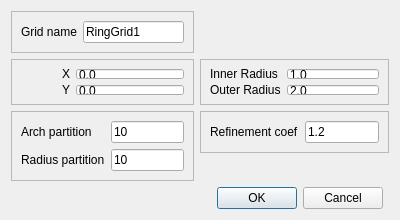
<?xml version="1.0" encoding="UTF-8"?>
<ui version="4.0">
 <class>add_unf_ring</class>
 <widget class="QDialog" name="add_unf_ring">
  <property name="geometry">
   <rect>
    <x>0</x>
    <y>0</y>
    <width>400</width>
    <height>220</height>
   </rect>
  </property>
  <property name="sizePolicy">
   <sizepolicy hsizetype="Preferred" vsizetype="Preferred">
    <horstretch>0</horstretch>
    <verstretch>0</verstretch>
   </sizepolicy>
  </property>
  <property name="minimumSize">
   <size>
    <width>400</width>
    <height>220</height>
   </size>
  </property>
  <property name="maximumSize">
   <size>
    <width>400</width>
    <height>220</height>
   </size>
  </property>
  <property name="windowTitle">
   <string>Add ring uniform grid block</string>
  </property>
  <property name="windowIcon">
   <iconset resource="ComGridRes.qrc">
    <normaloff>:/icons/mainwin.png</normaloff>:/icons/mainwin.png</iconset>
  </property>
  <layout class="QGridLayout" name="gridLayout_4">
   <item row="0" column="0">
    <widget class="QFrame" name="frame_4">
     <property name="frameShape">
      <enum>QFrame::StyledPanel</enum>
     </property>
     <property name="frameShadow">
      <enum>QFrame::Plain</enum>
     </property>
     <layout class="QHBoxLayout" name="horizontalLayout">
      <item>
       <widget class="QLabel" name="label">
        <property name="text">
         <string>Grid name</string>
        </property>
       </widget>
      </item>
      <item>
       <widget class="QLineEdit" name="ed_name">
        <property name="text">
         <string>RingGrid1</string>
        </property>
       </widget>
      </item>
     </layout>
    </widget>
   </item>
   <item row="0" column="1" colspan="2">
    <spacer name="horizontalSpacer">
     <property name="orientation">
      <enum>Qt::Horizontal</enum>
     </property>
     <property name="sizeHint" stdset="0">
      <size>
       <width>193</width>
       <height>33</height>
      </size>
     </property>
    </spacer>
   </item>
   <item row="1" column="0">
    <widget class="QFrame" name="frame">
     <property name="frameShape">
      <enum>QFrame::StyledPanel</enum>
     </property>
     <property name="frameShadow">
      <enum>QFrame::Plain</enum>
     </property>
     <layout class="QGridLayout" name="gridLayout">
      <item row="0" column="2">
       <widget class="QLineEdit" name="ed_x">
        <property name="text">
         <string>0.0</string>
        </property>
       </widget>
      </item>
      <item row="1" column="1">
       <widget class="QLabel" name="label_7">
        <property name="text">
         <string>Y</string>
        </property>
       </widget>
      </item>
      <item row="0" column="1">
       <widget class="QLabel" name="label_6">
        <property name="text">
         <string>X</string>
        </property>
       </widget>
      </item>
      <item row="1" column="2">
       <widget class="QLineEdit" name="ed_y">
        <property name="text">
         <string>0.0</string>
        </property>
       </widget>
      </item>
      <item row="0" column="0">
       <spacer name="horizontalSpacer_2">
        <property name="orientation">
         <enum>Qt::Horizontal</enum>
        </property>
        <property name="sizeHint" stdset="0">
         <size>
          <width>40</width>
          <height>20</height>
         </size>
        </property>
       </spacer>
      </item>
      <item row="1" column="0">
       <spacer name="horizontalSpacer_3">
        <property name="orientation">
         <enum>Qt::Horizontal</enum>
        </property>
        <property name="sizeHint" stdset="0">
         <size>
          <width>40</width>
          <height>20</height>
         </size>
        </property>
       </spacer>
      </item>
     </layout>
    </widget>
   </item>
   <item row="1" column="1" colspan="2">
    <widget class="QFrame" name="frame_2">
     <property name="frameShape">
      <enum>QFrame::StyledPanel</enum>
     </property>
     <property name="frameShadow">
      <enum>QFrame::Plain</enum>
     </property>
     <layout class="QGridLayout" name="gridLayout_2">
      <item row="0" column="0">
       <widget class="QLabel" name="label_2">
        <property name="text">
         <string>Inner Radius</string>
        </property>
       </widget>
      </item>
      <item row="0" column="1">
       <widget class="QLineEdit" name="ed_irad">
        <property name="text">
         <string>1.0</string>
        </property>
       </widget>
      </item>
      <item row="1" column="0">
       <widget class="QLabel" name="label_8">
        <property name="text">
         <string>Outer Radius</string>
        </property>
       </widget>
      </item>
      <item row="1" column="1">
       <widget class="QLineEdit" name="ed_orad">
        <property name="text">
         <string>2.0</string>
        </property>
       </widget>
      </item>
     </layout>
    </widget>
   </item>
   <item row="2" column="0" rowspan="2">
    <widget class="QFrame" name="frame_3">
     <property name="frameShape">
      <enum>QFrame::StyledPanel</enum>
     </property>
     <property name="frameShadow">
      <enum>QFrame::Plain</enum>
     </property>
     <layout class="QGridLayout" name="gridLayout_3">
      <item row="0" column="0">
       <widget class="QLabel" name="label_3">
        <property name="text">
         <string>Arch partition</string>
        </property>
       </widget>
      </item>
      <item row="0" column="1">
       <widget class="QLineEdit" name="ed_na">
        <property name="text">
         <string>10</string>
        </property>
       </widget>
      </item>
      <item row="1" column="0">
       <widget class="QLabel" name="label_4">
        <property name="text">
         <string>Radius partition</string>
        </property>
       </widget>
      </item>
      <item row="1" column="1">
       <widget class="QLineEdit" name="ed_nr">
        <property name="text">
         <string>10</string>
        </property>
       </widget>
      </item>
     </layout>
    </widget>
   </item>
   <item row="2" column="1" colspan="2">
    <widget class="QFrame" name="frame_5">
     <property name="frameShape">
      <enum>QFrame::StyledPanel</enum>
     </property>
     <property name="frameShadow">
      <enum>QFrame::Plain</enum>
     </property>
     <layout class="QHBoxLayout" name="horizontalLayout_2">
      <item>
       <widget class="QLabel" name="label_5">
        <property name="text">
         <string>Refinement coef</string>
        </property>
       </widget>
      </item>
      <item>
       <widget class="QLineEdit" name="ed_coef">
        <property name="text">
         <string>1.2</string>
        </property>
       </widget>
      </item>
     </layout>
    </widget>
   </item>
   <item row="4" column="0">
    <spacer name="horizontalSpacer_4">
     <property name="orientation">
      <enum>Qt::Horizontal</enum>
     </property>
     <property name="sizeHint" stdset="0">
      <size>
       <width>189</width>
       <height>20</height>
      </size>
     </property>
    </spacer>
   </item>
   <item row="4" column="1">
    <widget class="QDialogButtonBox" name="buttonBox">
     <property name="orientation">
      <enum>Qt::Horizontal</enum>
     </property>
     <property name="standardButtons">
      <set>QDialogButtonBox::Cancel|QDialogButtonBox::Ok</set>
     </property>
    </widget>
   </item>
   <item row="3" column="1">
    <spacer name="verticalSpacer">
     <property name="orientation">
      <enum>Qt::Vertical</enum>
     </property>
     <property name="sizeHint" stdset="0">
      <size>
       <width>20</width>
       <height>34</height>
      </size>
     </property>
    </spacer>
   </item>
  </layout>
 </widget>
 <resources>
  <include location="ComGridRes.qrc"/>
 </resources>
 <connections>
  <connection>
   <sender>buttonBox</sender>
   <signal>accepted()</signal>
   <receiver>add_unf_ring</receiver>
   <slot>accept()</slot>
   <hints>
    <hint type="sourcelabel">
     <x>248</x>
     <y>254</y>
    </hint>
    <hint type="destinationlabel">
     <x>157</x>
     <y>274</y>
    </hint>
   </hints>
  </connection>
  <connection>
   <sender>buttonBox</sender>
   <signal>rejected()</signal>
   <receiver>add_unf_ring</receiver>
   <slot>reject()</slot>
   <hints>
    <hint type="sourcelabel">
     <x>316</x>
     <y>260</y>
    </hint>
    <hint type="destinationlabel">
     <x>286</x>
     <y>274</y>
    </hint>
   </hints>
  </connection>
 </connections>
</ui>
